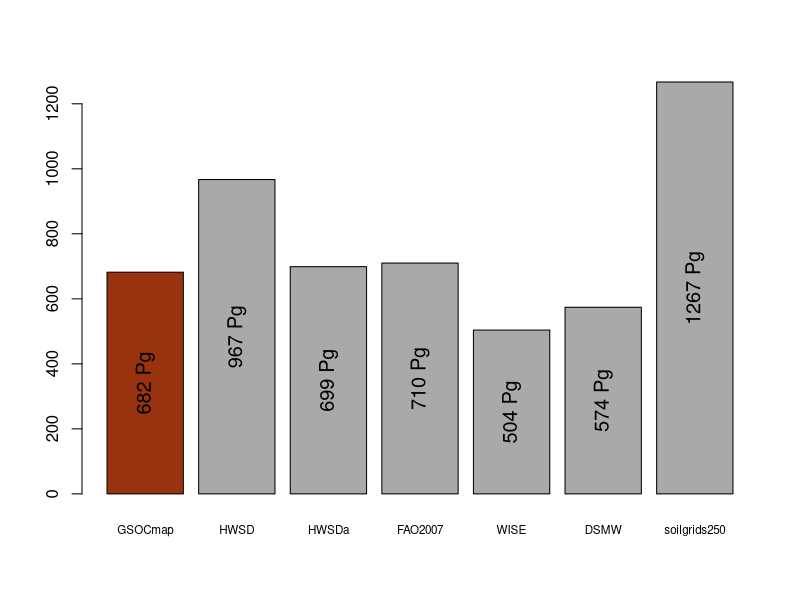

Source code (R): (Note: this script raises an error after producing the figure.)
#former using base plot:

names <- c("GSOCmap", "HWSD", "HWSDa", "FAO2007", "WISE", "DSMW", "soilgrids250")
values <- c(682,967,699,710,504,574,1267)
xx <- barplot(values, names.arg = names, cex.names= 0.7, col = c(rgb(0.6,0.2,0.06), rep("darkgrey", 6)))
text(x=xx, y = values/2, label=paste(values, "Pg"), srt = 90, cex = 1.2)

##############################################
# using ggplot
names <- c("GSOCmap", "HWSD", "HWSDa", "FAO2007", "WISE", "DSMW", "soilgrids250")
values <- c(682,967,699,710,504,574,1267)
factor <- c(1,rep(0,6))
order <- seq(1,7,1)
df <- cbind.data.frame(order,names,values,factor)
df <- arrange(df, by =order)
df$factor <- factor(df$factor)

library(ggplot2)
barplot <- ggplot(df, aes(x = names, y = values, fill = factor)) + 
  geom_bar(stat = "identity")+
  scale_fill_manual(values = c("#666666","#990000")) +
  scale_y_continuous(breaks=c(0,200,400,600,800,1000,1200,1400), 
                     limits = c(0,1300), expand = c(0,0)) +
  xlab("") + ylab("") + scale_x_discrete(limits = names) +
  guides(fill=FALSE) +theme(axis.title.x=element_blank(),
        axis.ticks.x=element_blank(),
        axis.line.x = element_blank()) + theme_light()+
  theme(axis.text = element_text(colour = "black")) +
  theme(panel.grid.minor=element_blank(),
          panel.grid.major=element_blank()) +
  geom_text(x = names, y = values/2, label = paste(values, "Pg"), angle = 90, 
            colour = "black", fontface = "bold")+
  annotate("text",x = 1, y = values[1]/2, label = paste(values[1], "Pg"), 
           angle = 90, col = "white", fontface = "bold") 

ggsave(filename = "images/global_assessments.png", plot = barplot, dpi = 300)